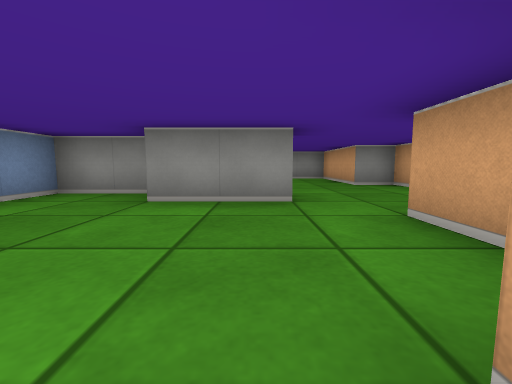
View 1 (above)

17 first-person views from a walk through a cub3D maze. The camera is about half as high as the walls, tilts 6° down and sees 90° across. The floor is counted in squares. Each view is taken from the middle of a square. On the plan, view 1 faces up. The plan holds only what a view shows up to about 9 squares ahead; the rest is blank.

View 2
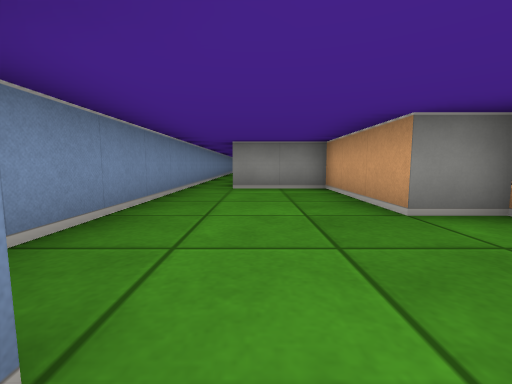

View 3
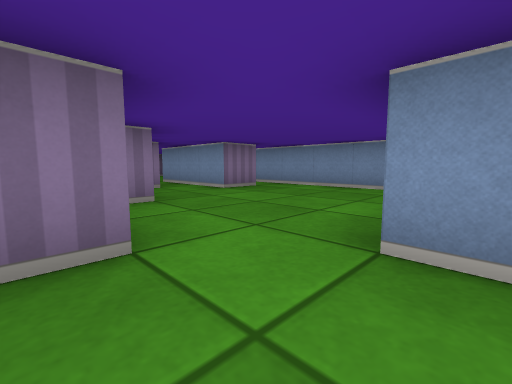

View 4
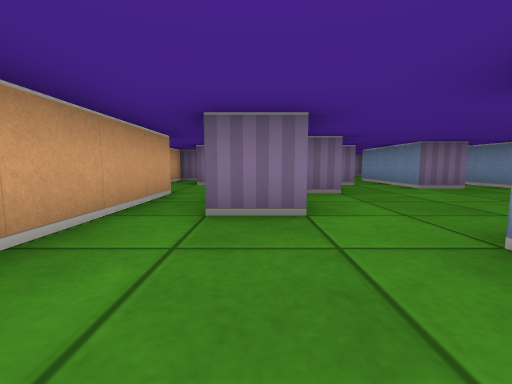

View 5
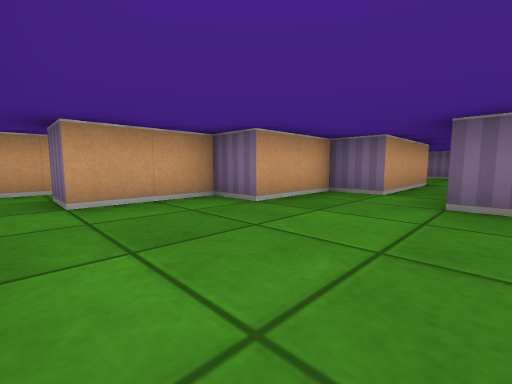

View 6
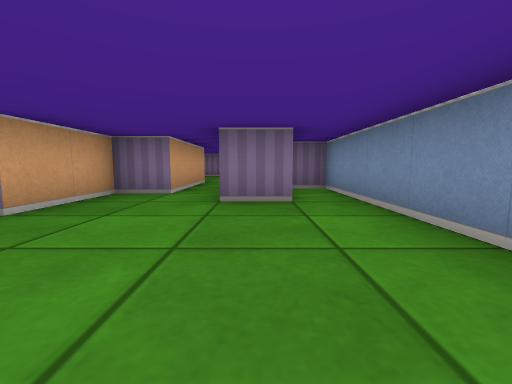

View 7
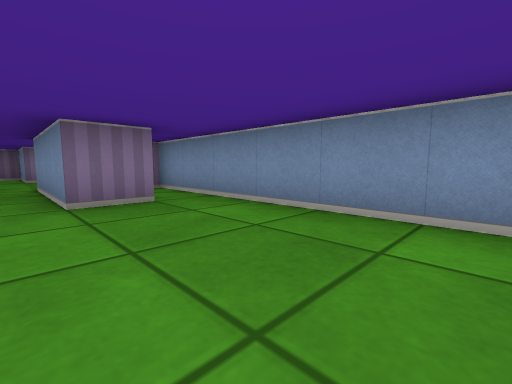

View 8
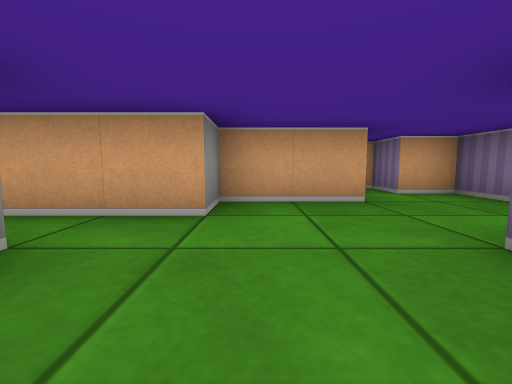

View 9
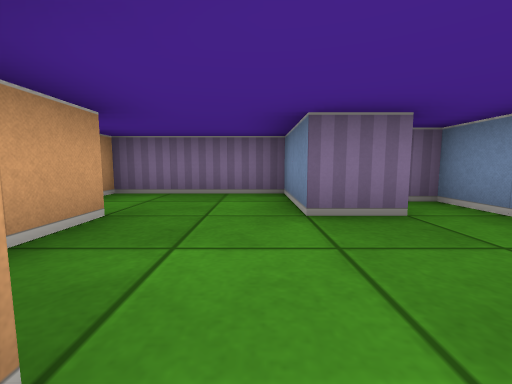

View 10
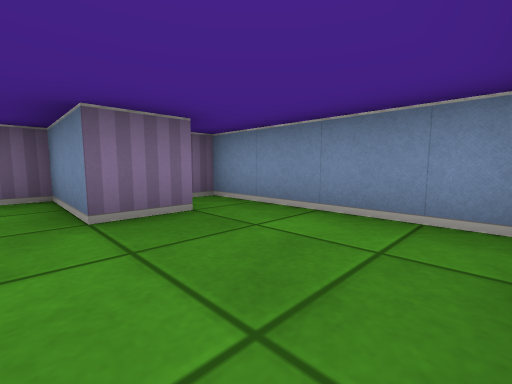

View 11
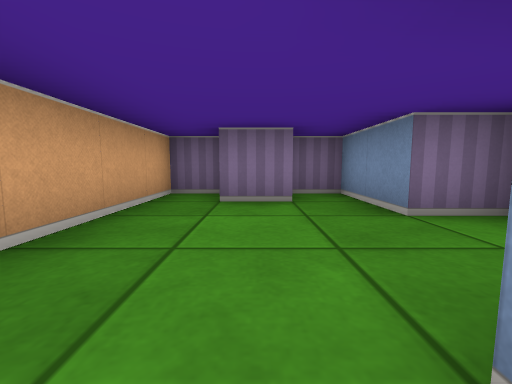

View 12
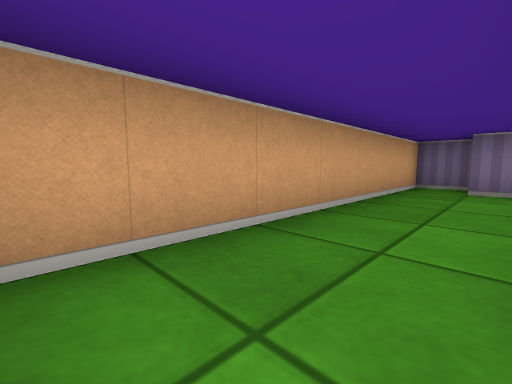

View 13
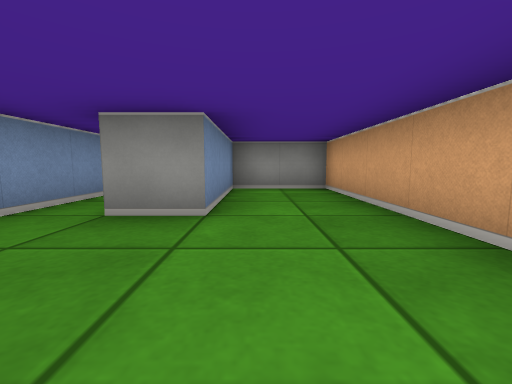

View 14
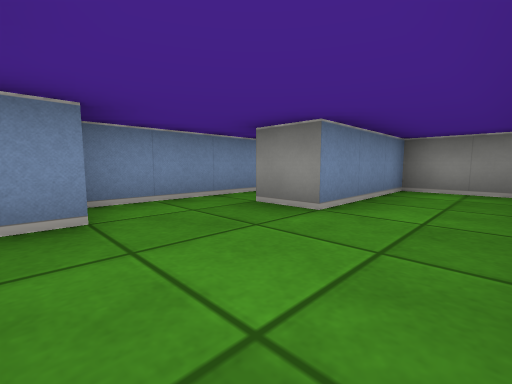

View 15
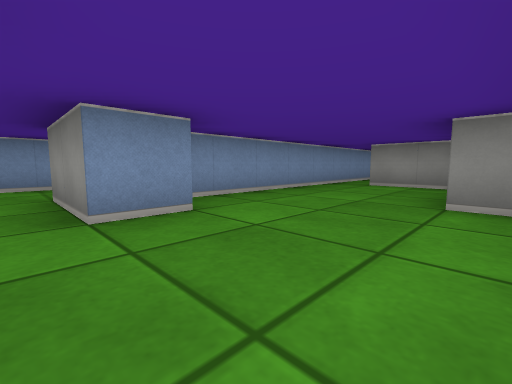

View 16
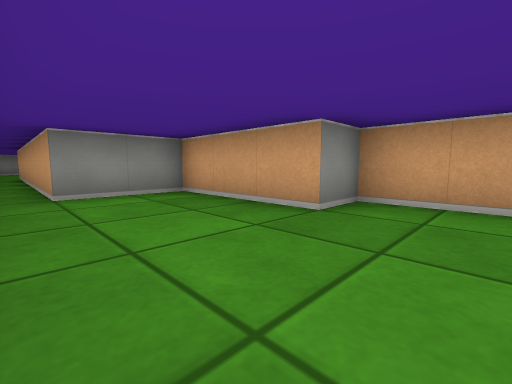

View 17
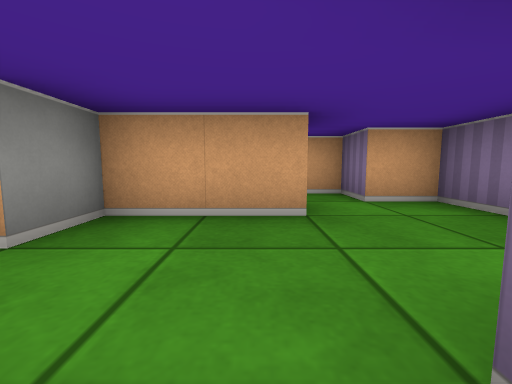

### Floor plan
Points are (right, up) in squares from view 1. A wall is a line through its corners. A room is listed if a view was taken in it or the views show most of it. See-through windows are left out.
Room 1 (views 1, 5, 6, 7)
walls: (-2.6, -0.5) (-1.5, -0.5) (-1.5, -3.5); (-0.5, 3.5) (-1.5, 3.5); (-1.9, 4.5) (-3.5, 4.5) (-3.5, -2.5) (-2.8, -2.5); (-0.5, -3.5) (-0.5, -1.5) (0.5, -1.5) (0.5, 0.5) (1.5, 0.5) (1.5, 2.5)
ways out: opening at (0.5, 3) to room 2; opening at (-1, -3) to room 3
Room 2 (views 2, 3, 4, 15, 16)
walls: (0.5, 4.6) (0.5, 3.5) (-0.5, 3.5); (1.5, 2.5) (2.5, 2.5); (-0.5, 9.4) (-0.5, 5); (3.5, 2.5) (3.5, 6.5) (2.5, 6.5) (2.5, 9.5) (0.5, 9.5)
ways out: opening at (0.5, 3) to room 1; opening at (3, 1.5) to room 4; opening at (0, 10)
Room 3 (views 8, 9, 10, 17)
walls: (0.5, -6.6) (0.5, -4.5) (-0.5, -4.5) (-0.5, -3.5); (-2.6, -6.5) (-1.5, -6.5) (-1.5, -8.5) (1.5, -8.5) (1.5, -7.5); (-3.5, -3.9) (-3.5, -7.5) (-3, -7.5)
ways out: opening at (-1, -3) to room 1; opening at (1, -7)
Room 4 (views 11, 12, 13, 14)
walls: (2.5, 2.2) (2.5, -1.5) (3.5, -1.5) (3.5, -3.5) (4.5, -3.5) (4.5, -2.5) (5.5, -2.5); (5.5, -3.5) (6.5, -3.5) (6.5, 3.5) (4.5, 3.5) (4.5, 0.5) (3.5, 0.5) (3.5, 2.5)
ways out: opening at (3, 1.5) to room 2

Positions as (right, up) in squares from view 1, and headings:
1: (0, 0), facing up
2: (1, 4), facing up
3: (2, 4), facing down-left
4: (2, 5), facing down
5: (-2, 3), facing down-right
6: (-2, 3), facing down
7: (-1, 3), facing down-left
8: (-3, -5), facing right
9: (-1, -4), facing down
10: (-1, -4), facing down-left
11: (5, 1), facing down
12: (5, 3), facing down-right
13: (5, -2), facing up
14: (6, -2), facing up-left
15: (3, 3), facing up-left
16: (0, 5), facing up-right
17: (-2, -6), facing right
